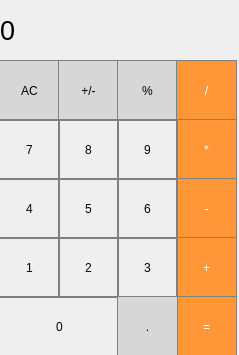
<?xml version="1.0" encoding="UTF-8"?>
<ui version="4.0">
 <class>MainWindow</class>
 <widget class="QMainWindow" name="MainWindow">
  <property name="geometry">
   <rect>
    <x>0</x>
    <y>0</y>
    <width>239</width>
    <height>355</height>
   </rect>
  </property>
  <property name="windowTitle">
   <string>MainWindow</string>
  </property>
  <widget class="QWidget" name="centralwidget">
   <widget class="QLabel" name="result_show">
    <property name="geometry">
     <rect>
      <x>0</x>
      <y>0</y>
      <width>231</width>
      <height>61</height>
     </rect>
    </property>
    <property name="font">
     <font>
      <pointsize>20</pointsize>
     </font>
    </property>
    <property name="styleSheet">
     <string notr="true">QPushButton {
   border: 1px solid gray;
}
QPushButton:pressed {
    background-color: qlineargradient(x1: 0, y1: 0, x2: 0, y2: 1,
                                      stop: 0 #dadbde, stop: 1 #f6f7fa);
}</string>
    </property>
    <property name="text">
     <string>0</string>
    </property>
   </widget>
   <widget class="QPushButton" name="pushButton_clear">
    <property name="geometry">
     <rect>
      <x>-1</x>
      <y>60</y>
      <width>61</width>
      <height>61</height>
     </rect>
    </property>
    <property name="styleSheet">
     <string notr="true">QPushButton {
  background-color: rgb(215, 215, 215);
  border: 1px solid gray;
}
QPushButton:pressed {
    background-color: qlineargradient(x1: 0, y1: 0, x2: 0, y2: 1,
                                      stop: 0 #BEBEBE, stop: 1 #D7D7D7);
}</string>
    </property>
    <property name="text">
     <string>AC</string>
    </property>
   </widget>
   <widget class="QPushButton" name="pushButton_change">
    <property name="geometry">
     <rect>
      <x>58</x>
      <y>60</y>
      <width>61</width>
      <height>61</height>
     </rect>
    </property>
    <property name="styleSheet">
     <string notr="true">QPushButton {
  background-color: rgb(215, 215, 215);
  border: 1px solid gray;
}
QPushButton:pressed {
    background-color: qlineargradient(x1: 0, y1: 0, x2: 0, y2: 1,
                                      stop: 0 #BEBEBE, stop: 1 #D7D7D7);
}</string>
    </property>
    <property name="text">
     <string>+/-</string>
    </property>
   </widget>
   <widget class="QPushButton" name="pushButton_percent">
    <property name="geometry">
     <rect>
      <x>117</x>
      <y>60</y>
      <width>61</width>
      <height>61</height>
     </rect>
    </property>
    <property name="styleSheet">
     <string notr="true">QPushButton {
  background-color: rgb(215, 215, 215);
  border: 1px solid gray;
}
QPushButton:pressed {
    background-color: qlineargradient(x1: 0, y1: 0, x2: 0, y2: 1,
                                      stop: 0 #BEBEBE, stop: 1 #D7D7D7);
}</string>
    </property>
    <property name="text">
     <string>%</string>
    </property>
   </widget>
   <widget class="QPushButton" name="pushButton_divide">
    <property name="geometry">
     <rect>
      <x>176</x>
      <y>60</y>
      <width>61</width>
      <height>61</height>
     </rect>
    </property>
    <property name="styleSheet">
     <string notr="true">QPushButton {
  background-color: rgb(255, 151, 57);
  color: white; 
  border: 1px solid gray;
}

QPushButton:pressed {
    background-color: qlineargradient(x1: 0, y1: 0, x2: 0, y2: 1,
                                      stop: 0 #FF7832, stop: 1 #FF9739);
}</string>
    </property>
    <property name="text">
     <string>/</string>
    </property>
   </widget>
   <widget class="QPushButton" name="pushButton_multiply">
    <property name="geometry">
     <rect>
      <x>176</x>
      <y>119</y>
      <width>61</width>
      <height>61</height>
     </rect>
    </property>
    <property name="styleSheet">
     <string notr="true">QPushButton {
  background-color: rgb(255, 151, 57);
  color: white; 
  border: 1px solid gray;
}

QPushButton:pressed {
    background-color: qlineargradient(x1: 0, y1: 0, x2: 0, y2: 1,
                                      stop: 0 #FF7832, stop: 1 #FF9739);
}</string>
    </property>
    <property name="text">
     <string>*</string>
    </property>
   </widget>
   <widget class="QPushButton" name="pushButton_8">
    <property name="geometry">
     <rect>
      <x>58</x>
      <y>119</y>
      <width>61</width>
      <height>61</height>
     </rect>
    </property>
    <property name="styleSheet">
     <string notr="true">QPushButton {
   border: 1px solid gray;
}
QPushButton:pressed {
    background-color: qlineargradient(x1: 0, y1: 0, x2: 0, y2: 1,
                                      stop: 0 #dadbde, stop: 1 #f6f7fa);
}</string>
    </property>
    <property name="text">
     <string>8</string>
    </property>
   </widget>
   <widget class="QPushButton" name="pushButton_7">
    <property name="geometry">
     <rect>
      <x>-1</x>
      <y>119</y>
      <width>61</width>
      <height>61</height>
     </rect>
    </property>
    <property name="styleSheet">
     <string notr="true">QPushButton {
   border: 1px solid gray;
}
QPushButton:pressed {
    background-color: qlineargradient(x1: 0, y1: 0, x2: 0, y2: 1,
                                      stop: 0 #dadbde, stop: 1 #f6f7fa);
}</string>
    </property>
    <property name="text">
     <string>7</string>
    </property>
   </widget>
   <widget class="QPushButton" name="pushButton_9">
    <property name="geometry">
     <rect>
      <x>117</x>
      <y>119</y>
      <width>61</width>
      <height>61</height>
     </rect>
    </property>
    <property name="styleSheet">
     <string notr="true">QPushButton {
   border: 1px solid gray;
}
QPushButton:pressed {
    background-color: qlineargradient(x1: 0, y1: 0, x2: 0, y2: 1,
                                      stop: 0 #dadbde, stop: 1 #f6f7fa);
}</string>
    </property>
    <property name="text">
     <string>9</string>
    </property>
   </widget>
   <widget class="QPushButton" name="pushButton_minus">
    <property name="geometry">
     <rect>
      <x>176</x>
      <y>178</y>
      <width>61</width>
      <height>61</height>
     </rect>
    </property>
    <property name="styleSheet">
     <string notr="true">QPushButton {
  background-color: rgb(255, 151, 57);
  color: white; 
  border: 1px solid gray;
}

QPushButton:pressed {
    background-color: qlineargradient(x1: 0, y1: 0, x2: 0, y2: 1,
                                      stop: 0 #FF7832, stop: 1 #FF9739);
}</string>
    </property>
    <property name="text">
     <string>-</string>
    </property>
   </widget>
   <widget class="QPushButton" name="pushButton_5">
    <property name="geometry">
     <rect>
      <x>58</x>
      <y>178</y>
      <width>61</width>
      <height>61</height>
     </rect>
    </property>
    <property name="styleSheet">
     <string notr="true">QPushButton {
   border: 1px solid gray;
}
QPushButton:pressed {
    background-color: qlineargradient(x1: 0, y1: 0, x2: 0, y2: 1,
                                      stop: 0 #dadbde, stop: 1 #f6f7fa);
}</string>
    </property>
    <property name="text">
     <string>5</string>
    </property>
   </widget>
   <widget class="QPushButton" name="pushButton_4">
    <property name="geometry">
     <rect>
      <x>-1</x>
      <y>178</y>
      <width>61</width>
      <height>61</height>
     </rect>
    </property>
    <property name="styleSheet">
     <string notr="true">QPushButton {
   border: 1px solid gray;
}
QPushButton:pressed {
    background-color: qlineargradient(x1: 0, y1: 0, x2: 0, y2: 1,
                                      stop: 0 #dadbde, stop: 1 #f6f7fa);
}</string>
    </property>
    <property name="text">
     <string>4</string>
    </property>
   </widget>
   <widget class="QPushButton" name="pushButton_6">
    <property name="geometry">
     <rect>
      <x>117</x>
      <y>178</y>
      <width>61</width>
      <height>61</height>
     </rect>
    </property>
    <property name="styleSheet">
     <string notr="true">QPushButton {
   border: 1px solid gray;
}
QPushButton:pressed {
    background-color: qlineargradient(x1: 0, y1: 0, x2: 0, y2: 1,
                                      stop: 0 #dadbde, stop: 1 #f6f7fa);
}</string>
    </property>
    <property name="text">
     <string>6</string>
    </property>
   </widget>
   <widget class="QPushButton" name="pushButton_plus">
    <property name="geometry">
     <rect>
      <x>176</x>
      <y>237</y>
      <width>61</width>
      <height>61</height>
     </rect>
    </property>
    <property name="styleSheet">
     <string notr="true">QPushButton {
  background-color: rgb(255, 151, 57);
  color: white; 
  border: 1px solid gray;
}

QPushButton:pressed {
    background-color: qlineargradient(x1: 0, y1: 0, x2: 0, y2: 1,
                                      stop: 0 #FF7832, stop: 1 #FF9739);
}</string>
    </property>
    <property name="text">
     <string>+</string>
    </property>
   </widget>
   <widget class="QPushButton" name="pushButton_2">
    <property name="geometry">
     <rect>
      <x>58</x>
      <y>237</y>
      <width>61</width>
      <height>61</height>
     </rect>
    </property>
    <property name="styleSheet">
     <string notr="true">QPushButton {
   border: 1px solid gray;
}
QPushButton:pressed {
    background-color: qlineargradient(x1: 0, y1: 0, x2: 0, y2: 1,
                                      stop: 0 #dadbde, stop: 1 #f6f7fa);
}</string>
    </property>
    <property name="text">
     <string>2</string>
    </property>
   </widget>
   <widget class="QPushButton" name="pushButton_1">
    <property name="geometry">
     <rect>
      <x>-1</x>
      <y>237</y>
      <width>61</width>
      <height>61</height>
     </rect>
    </property>
    <property name="styleSheet">
     <string notr="true">QPushButton {
   border: 1px solid gray;
}
QPushButton:pressed {
    background-color: qlineargradient(x1: 0, y1: 0, x2: 0, y2: 1,
                                      stop: 0 #dadbde, stop: 1 #f6f7fa);
}</string>
    </property>
    <property name="text">
     <string>1</string>
    </property>
   </widget>
   <widget class="QPushButton" name="pushButton_3">
    <property name="geometry">
     <rect>
      <x>117</x>
      <y>237</y>
      <width>61</width>
      <height>61</height>
     </rect>
    </property>
    <property name="styleSheet">
     <string notr="true">QPushButton {
   border: 1px solid gray;
}
QPushButton:pressed {
    background-color: qlineargradient(x1: 0, y1: 0, x2: 0, y2: 1,
                                      stop: 0 #dadbde, stop: 1 #f6f7fa);
}</string>
    </property>
    <property name="text">
     <string>3</string>
    </property>
   </widget>
   <widget class="QPushButton" name="pushButton_evenly">
    <property name="geometry">
     <rect>
      <x>176</x>
      <y>296</y>
      <width>61</width>
      <height>61</height>
     </rect>
    </property>
    <property name="styleSheet">
     <string notr="true">QPushButton {
  background-color: rgb(255, 151, 57);
  color: white; 
  border: 1px solid gray;
}

QPushButton:pressed {
    background-color: qlineargradient(x1: 0, y1: 0, x2: 0, y2: 1,
                                      stop: 0 #FF7832, stop: 1 #FF9739);
}</string>
    </property>
    <property name="text">
     <string>=</string>
    </property>
   </widget>
   <widget class="QPushButton" name="pushButton_0">
    <property name="geometry">
     <rect>
      <x>-1</x>
      <y>296</y>
      <width>121</width>
      <height>61</height>
     </rect>
    </property>
    <property name="styleSheet">
     <string notr="true">QPushButton {
   border: 1px solid gray;
}
QPushButton:pressed {
    background-color: qlineargradient(x1: 0, y1: 0, x2: 0, y2: 1,
                                      stop: 0 #dadbde, stop: 1 #f6f7fa);
}</string>
    </property>
    <property name="text">
     <string>0</string>
    </property>
   </widget>
   <widget class="QPushButton" name="pushButton_dot">
    <property name="geometry">
     <rect>
      <x>117</x>
      <y>296</y>
      <width>61</width>
      <height>61</height>
     </rect>
    </property>
    <property name="styleSheet">
     <string notr="true">QPushButton {
  background-color: rgb(215, 215, 215);
  border: 1px solid gray;
}
QPushButton:pressed {
    background-color: qlineargradient(x1: 0, y1: 0, x2: 0, y2: 1,
                                      stop: 0 #BEBEBE, stop: 1 #D7D7D7);
}</string>
    </property>
    <property name="text">
     <string>.</string>
    </property>
   </widget>
  </widget>
 </widget>
 <resources/>
 <connections/>
</ui>
